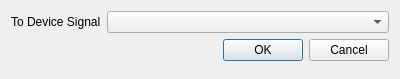
<?xml version="1.0" encoding="UTF-8"?>
<ui version="4.0">
 <class>Em4305AnalyzerConfigDialog</class>
 <widget class="QDialog" name="Em4305AnalyzerConfigDialog">
  <property name="geometry">
   <rect>
    <x>0</x>
    <y>0</y>
    <width>400</width>
    <height>79</height>
   </rect>
  </property>
  <property name="windowTitle">
   <string>Dialog</string>
  </property>
  <layout class="QFormLayout" name="formLayout">
   <item row="0" column="0">
    <widget class="QLabel" name="label">
     <property name="text">
      <string>To Device Signal</string>
     </property>
    </widget>
   </item>
   <item row="0" column="1">
    <widget class="QComboBox" name="toDeviceSignal"/>
   </item>
   <item row="1" column="0" colspan="2">
    <widget class="QDialogButtonBox" name="buttonBox">
     <property name="orientation">
      <enum>Qt::Horizontal</enum>
     </property>
     <property name="standardButtons">
      <set>QDialogButtonBox::Cancel|QDialogButtonBox::Ok</set>
     </property>
    </widget>
   </item>
  </layout>
 </widget>
 <resources/>
 <connections>
  <connection>
   <sender>buttonBox</sender>
   <signal>accepted()</signal>
   <receiver>Em4305AnalyzerConfigDialog</receiver>
   <slot>accept()</slot>
   <hints>
    <hint type="sourcelabel">
     <x>248</x>
     <y>254</y>
    </hint>
    <hint type="destinationlabel">
     <x>157</x>
     <y>274</y>
    </hint>
   </hints>
  </connection>
  <connection>
   <sender>buttonBox</sender>
   <signal>rejected()</signal>
   <receiver>Em4305AnalyzerConfigDialog</receiver>
   <slot>reject()</slot>
   <hints>
    <hint type="sourcelabel">
     <x>316</x>
     <y>260</y>
    </hint>
    <hint type="destinationlabel">
     <x>286</x>
     <y>274</y>
    </hint>
   </hints>
  </connection>
 </connections>
</ui>
